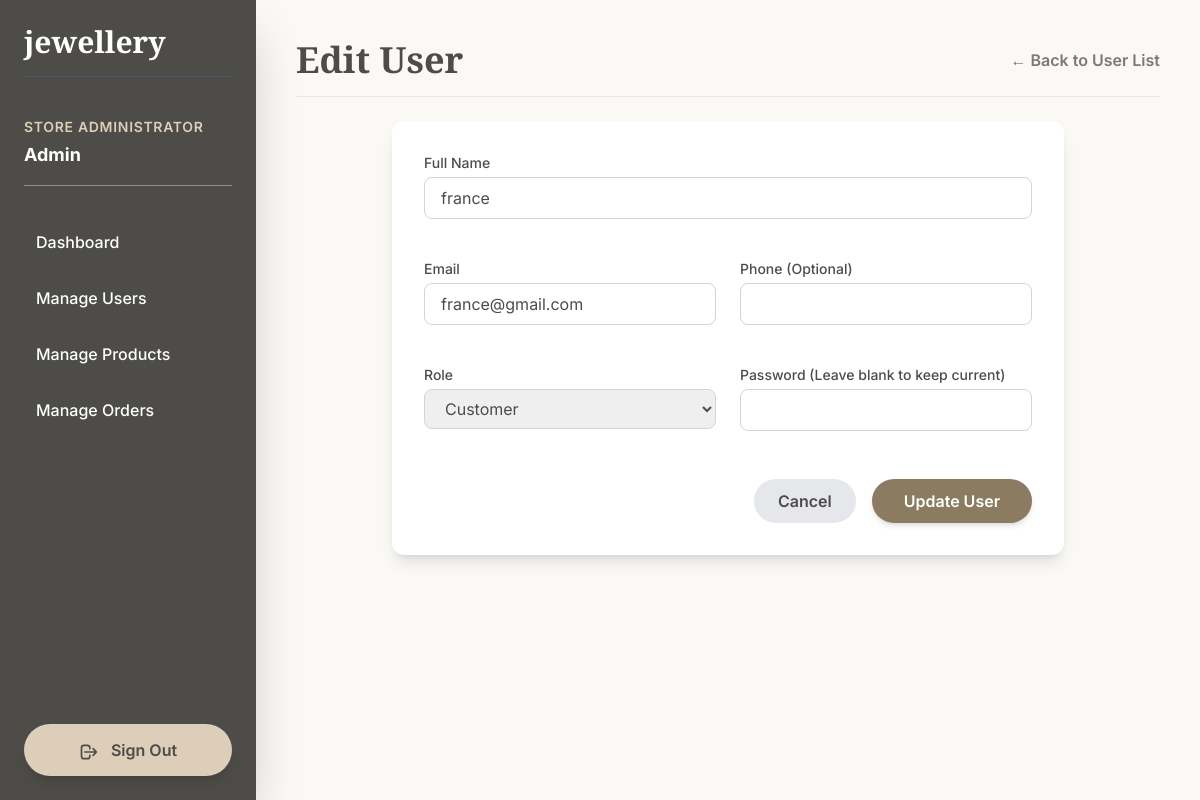
The page /edit_user.php?id=7 (signed in) on the database its author committed.
### tables this page shows
CREATE TABLE `user` (
  `User_ID` int(11) NOT NULL,
  `Name` varchar(255) NOT NULL,
  `Email` varchar(255) NOT NULL,
  `Password` varchar(255) DEFAULT NULL,
  `Phone` int(11) DEFAULT NULL,
  `Address` varchar(255) DEFAULT NULL,
  `Profile_Picture` varchar(255) DEFAULT NULL,
  `Role` varchar(255) NOT NULL,
  `Is_Logged_In` tinyint(1) NOT NULL DEFAULT 0,
  `user_secret_key` varchar(255) DEFAULT NULL,
  `last_2fa_verification` datetime DEFAULT NULL,
  `google_id` varchar(255) DEFAULT NULL
);

### edit_user.php (the view, shortened to what this page needs)
<?php
require_once 'db_connect.php';
$userName = '';
if (isset($_SESSION['User_ID'])) {
    $user_id = $_SESSION['User_ID'];
    $stmt_name = $pdo->prepare("SELECT Name FROM user WHERE User_ID = :user_id");
    $stmt_name->bindParam(':user_id', $user_id, PDO::PARAM_INT);
    $stmt_name->execute();
    $result_name = $stmt_name->fetch();
    if ($result_name) {
        $userName = htmlspecialchars($result_name['Name']);
    }
}
$user_id = $_GET['id'] ?? null;
$is_editing = $user_id !== null;
$user = [];
if ($is_editing) {
    $stmt = $pdo->prepare("SELECT User_ID, Name, Email, Phone, Role FROM user WHERE User_ID = :user_id");
    $stmt->bindParam(':user_id', $user_id, PDO::PARAM_INT);
    $stmt->execute();
    $user = $stmt->fetch();
}
?>
<!DOCTYPE html>
<html lang="en">
<head>
    <script src="https://cdn.tailwindcss.com"></script>
</head>
<body class="flex antialiased">
    <div class="w-64 admin-sidebar h-screen p-6 fixed flex flex-col shadow-2xl">
        <h1 class="font-serif text-white text-3xl font-bold mb-10 border-b border-gray-600 pb-4">jewellery</h1>
        <div class="text-white mb-8 border-b border-teal-light/50 pb-4">
            <p class="font-semibold text-sm text-teal-light uppercase tracking-wider">Store Administrator</p>
            <p class="text-lg font-bold text-white mt-1"><?= $userName ?></p>
        </div>
        <ul class="space-y-2 flex-grow">
            <li><a href="admin_dashboard.php" class="block p-3 rounded text-white nav-link hover:bg-brand-teal transition-all">
                <span class="font-medium">Dashboard</span>
            </a></li>
            <li><a href="manage_users.php" class="block p-3 rounded text-white nav-link hover:bg-brand-teal transition-all">
                <span class="font-medium">Manage Users</span>
            </a></li>
            <li><a href="manage_products.php" class="block p-3 rounded text-white nav-link hover:bg-brand-teal transition-all">
                <span class="font-medium">Manage Products</span>
            </a></li>
            <li><a href="manage_orders.php" class="block p-3 rounded text-white nav-link hover:bg-brand-teal transition-all">
                <span class="font-medium">Manage Orders</span>
            </a></li>
        </ul>
        <a href="logout.php" class="mt-auto block w-full text-center p-3 rounded-full logout-btn shadow-lg">
            <svg class="w-5 h-5 inline-block mr-2" fill="none" stroke="currentColor" viewBox="0 0 24 24" xmlns="http://www.w3.org/2000/svg"><path stroke-linecap="round" stroke-linejoin="round" stroke-width="2" d="M17 16l4-4m0 0l-4-4m4 4H7m6 4v1a3 3 0 01-3 3H6a3 3 0 01-3-3V7a3 3 0 013-3h4a3 3 0 013 3v1"></path></svg>
            Sign Out
        </a>
    </div>
    <div class="flex-1 ml-64 p-10">
        <div class="flex justify-between items-center mb-6 border-b border-gray-200 pb-4">
            <h2 class="font-serif text-4xl font-bold text-brand-dark"><?= $is_editing ? 'Edit User' : 'Add New User' ?></h2>
            <a href="manage_users.php" class="font-semibold text-brand-subtext hover:text-brand-dark transition-colors flex items-center">
                &larr; Back to User List
            </a>
        </div>
        <div class="bg-white p-8 rounded-xl shadow-lg max-w-2xl mx-auto">
            <form method="POST">
                <div class="grid grid-cols-1 md:grid-cols-2 gap-6">
                    <div class="mb-4 col-span-full">
                        <label for="name" class="block text-sm font-medium text-brand-dark mb-1">Full Name</label>
                        <input type="text" id="name" name="name" value="<?= htmlspecialchars($user['Name'] ?? '') ?>" required
                               class="w-full px-4 py-2 border border-gray-300 rounded-lg focus:ring-brand-teal focus:border-brand-teal transition">
                    </div>
                    <div class="mb-4">
                        <label for="email" class="block text-sm font-medium text-brand-dark mb-1">Email</label>
                        <input type="email" id="email" name="email" value="<?= htmlspecialchars($user['Email'] ?? '') ?>" required
                               class="w-full px-4 py-2 border border-gray-300 rounded-lg focus:ring-brand-teal focus:border-brand-teal transition">
                    </div>
                    <div class="mb-4">
                        <label for="phone" class="block text-sm font-medium text-brand-dark mb-1">Phone (Optional)</label>
                        <input type="tel" id="phone" name="phone" value="<?= htmlspecialchars($user['Phone'] ?? '') ?>"
                               class="w-full px-4 py-2 border border-gray-300 rounded-lg focus:ring-brand-teal focus:border-brand-teal transition">
                    </div>
                    <div class="mb-4">
                        <label for="role" class="block text-sm font-medium text-brand-dark mb-1">Role</label>
                        <select id="role" name="role" required
                                class="w-full px-4 py-2 border border-gray-300 rounded-lg focus:ring-brand-teal focus:border-brand-teal transition">
                            <option value="customer" <?= ($user['Role'] ?? '') === 'customer' ? 'selected' : '' ?>>Customer</option>
                        </select>
                    </div>
                    <div class="mb-6">
                        <label for="password" class="block text-sm font-medium text-brand-dark mb-1">Password <?= $is_editing ? ' (Leave blank to keep current)' : ' (Required)' ?></label>
                        <input type="password" id="password" name="password" <?= $is_editing ? '' : 'required' ?>
                               class="w-full px-4 py-2 border border-gray-300 rounded-lg focus:ring-brand-teal focus:border-brand-teal transition">
                    </div>
                </div> <div class="flex justify-end gap-4 mt-6">
                    <a href="manage_users.php" class="bg-gray-200 text-brand-dark px-6 py-2.5 rounded-full font-semibold hover:bg-gray-300 transition-colors">
                        Cancel
                    </a>
                    <button type="submit" class="bg-brand-teal text-white px-8 py-2.5 rounded-full font-semibold hover:bg-opacity-90 transition-colors shadow-md">
                        <?= $is_editing ? 'Update User' : 'Create User' ?>
                    </button>
                </div>
            </form>
        </div>
    </div>
</body>
</html>

### edit_user.php (style rules this page uses)
body { font-family: 'Inter', sans-serif; background-color: #FBF9F6; color: #4D4C48; }
.admin-sidebar { background-color: #4D4C48; }
.logout-btn { background-color: #DCCEB8; color: #4D4C48; font-weight: 600; border: 2px solid transparent; transition: all 0.2s; }

### rows shown on the page
user: Name "Admin"
user: name "france", email "france@gmail.com", role "Customer"
